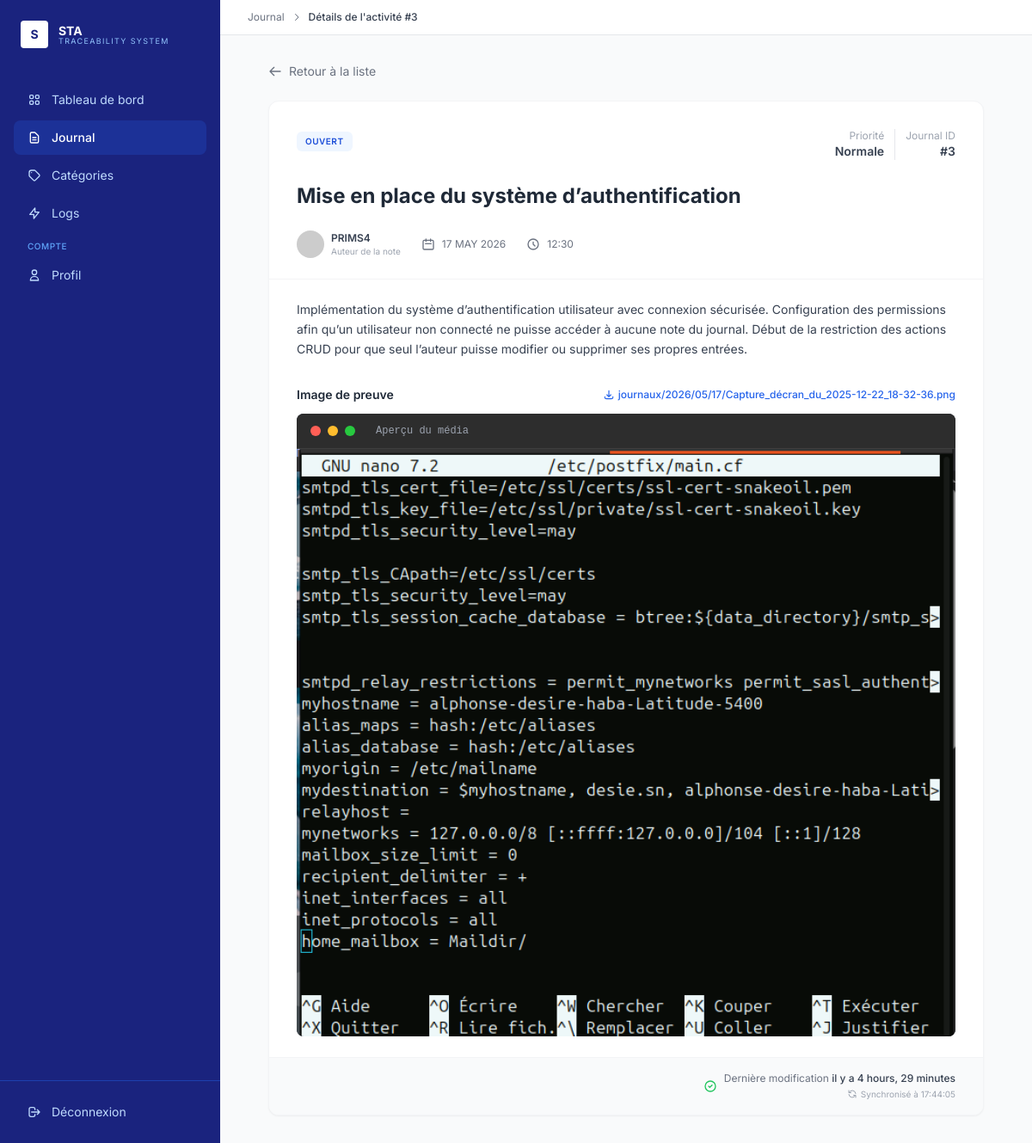
Page /journal/3/ (signed in) on the earlier database version.
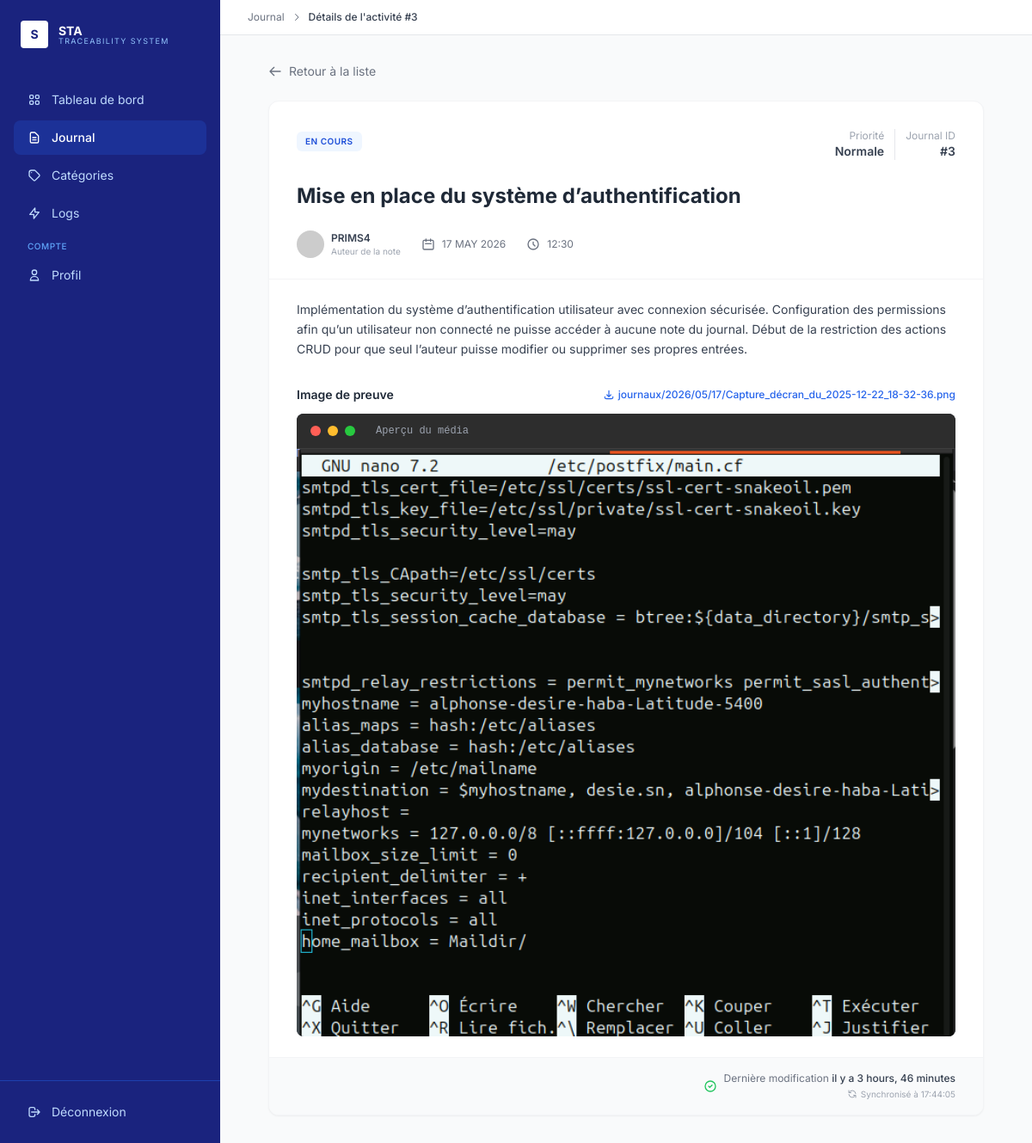
Same page on the later database version.
### app/models.py (models this page shows, shortened)
class Journal(models.Model):
    PRIORITY_CHOICES = [
        ('basse', 'Basse'),
        ('normale', 'Normale'),
        ('haute', 'Haute'),
    ]
    STATUT_CHOICES = [
        ('ouvert', 'Ouvert'),
        ('en_cours', 'En cours'),
        ('resolu', 'Résolu / Terminé'),
    ]
    titre = models.CharField(max_length=200, verbose_name="Titre de l'activité")
    contenu = models.TextField(verbose_name="Description détaillée")
    image = models.ImageField(upload_to='journaux/%Y/%m/%d/', blank=True, null=True, verbose_name="Image de preuve")
    priorite = models.CharField(max_length=10, choices=PRIORITY_CHOICES, default='normale')
    statut = models.CharField(max_length=15, choices=STATUT_CHOICES, default='ouvert')
    categorie = models.ForeignKey(Categorie, on_delete=models.SET_NULL, null=True, blank=True, related_name='journaux', verbose_name="Catégorie")
    auteur = models.ForeignKey(User, on_delete=models.CASCADE, related_name='journaux')
    date_creation = models.DateTimeField(auto_now_add=True, verbose_name="Créé le")
    date_modification = models.DateTimeField(auto_now=True, verbose_name="Modifié le")
    class Meta:
        ordering = ['-date_creation']
        verbose_name = "Entrée de journal"
        verbose_name_plural = "Entrées de journal"

### app/views.py (the view)
# urls.py: path("journal/<int:pk>/", JournalDetailView.as_view(), name="journal_detail"),
class JournalDetailView(LoginRequiredMixin, generic.DetailView):
    model = Journal
    template_name = "details.html"
    context_object_name = "journal"

### app/templates/details.html (shortened to what the changed rows need)
<!DOCTYPE html>
<html lang="fr">
<head>
    <script src="https://cdn.tailwindcss.com"></script>
</head>
<body class="bg-gray-50 flex min-h-screen">
    <main class="flex-1 ml-64">
        <div class="bg-white border-b border-gray-200 px-8 py-3 flex items-center justify-between">
            <div class="flex items-center gap-2 text-xs text-gray-500">
                <span>Journal</span>
                <svg xmlns="http://www.w3.org/2000/svg" class="h-3 w-3" fill="none" viewBox="0 0 24 24" stroke="currentColor">
                    <path stroke-linecap="round" stroke-linejoin="round" stroke-width="2" d="M9 5l7 7-7 7" />
                </svg>
                <span class="text-gray-700 font-medium">Détails de l'activité #{{ journal.id }}</span>
            </div>
        </div>
        <div class="max-w-4xl mx-auto p-8">
            <div class="bg-white rounded-xl border border-gray-100 shadow-sm overflow-hidden">
                <div class="px-8 pt-8 pb-6">
                    <div class="flex items-start justify-between mb-6">
                        <div>
                            <span class="inline-flex items-center px-2.5 py-1 rounded-md bg-blue-50 text-blue-700 text-[10px] font-semibold uppercase tracking-wider mb-3">
                                {{ journal.get_statut_display }}
                            </span>
                        </div>
                        <div class="flex items-center gap-3">
                            <div class="text-right">
                                <div class="text-xs text-gray-400">Priorité</div>
                                <div class="text-sm font-semibold text-gray-700">{{ journal.get_priorite_display }}</div>
                            </div>
                            <div class="text-right border-l border-gray-200 pl-3">
                                <div class="text-xs text-gray-400">Journal ID</div>
                                <div class="text-sm font-semibold text-gray-700">#{{ journal.id }}</div>
                            </div>
                        </div>
                    </div>
                    <h1 class="text-2xl font-bold text-gray-800 mb-6">{{ journal.titre }}</h1>
                    <div class="flex items-center gap-6">
                        <div class="flex items-center gap-2">
                            <img src="https://ui-avatars.com/api/?name={{ journal.auteur.username }}&background=random" alt="{{ journal.auteur.username }}" class="w-8 h-8 rounded-full">
                            <div>
                                <div class="text-xs font-semibold text-gray-700">{{ journal.auteur.username|upper }}</div>
                                <div class="text-[10px] text-gray-400">Auteur de la note</div>
                            </div>
                        </div>
                        <div class="flex items-center gap-2 text-xs text-gray-500">
                            <svg xmlns="http://www.w3.org/2000/svg" class="h-4 w-4" fill="none" viewBox="0 0 24 24" stroke="currentColor">
                                <path stroke-linecap="round" stroke-linejoin="round" stroke-width="2" d="M8 7V3m8 4V3m-9 8h10M5 21h14a2 2 0 002-2V7a2 2 0 00-2-2H5a2 2 0 00-2 2v12a2 2 0 002 2z" />
                            </svg>
                            {{ journal.date_creation|date:"d F Y"|upper }}
                        </div>
                        <div class="flex items-center gap-2 text-xs text-gray-500">
                            <svg xmlns="http://www.w3.org/2000/svg" class="h-4 w-4" fill="none" viewBox="0 0 24 24" stroke="currentColor">
                                <path stroke-linecap="round" stroke-linejoin="round" stroke-width="2" d="M12 8v4l3 3m6-3a9 9 0 11-18 0 9 9 0 0118 0z" />
                            </svg>
                            {{ journal.date_creation|date:"H:i" }}
                        </div>
                    </div>
                </div>
                <div class="px-8 py-6">
                    <div class="space-y-6 text-sm text-gray-700 leading-relaxed">
                        {{ journal.contenu|linebreaks }}
                    </div>
                    {% if journal.image %}
                    <div class="mt-8">
                        <div class="flex items-center justify-between mb-3">
                            <h3 class="text-sm font-semibold text-gray-800">Image de preuve</h3>
                            <a href="{{ journal.image.url }}" target="_blank" class="text-xs text-blue-600 hover:text-blue-700 font-medium flex items-center gap-1">
                                <svg xmlns="http://www.w3.org/2000/svg" class="h-3.5 w-3.5" fill="none" viewBox="0 0 24 24" stroke="currentColor">
                                    <path stroke-linecap="round" stroke-linejoin="round" stroke-width="2" d="M4 16v1a3 3 0 003 3h10a3 3 0 003-3v-1m-4-4l-4 4m0 0l-4-4m4 4V4" />
                                </svg>
                                {{ journal.image.name }}
                            </a>
                        </div>
                        <div class="bg-gray-900 rounded-lg overflow-hidden">
                            <div class="flex items-center gap-2 px-4 py-3 bg-[#2d2d2d] border-b border-[#3e3e3e]">
                                <div class="w-3 h-3 rounded-full bg-[#ff5f56]"></div>
                                <div class="w-3 h-3 rounded-full bg-[#ffbd2e]"></div>
                                <div class="w-3 h-3 rounded-full bg-[#27c93f]"></div>
                                <span class="ml-4 text-xs text-gray-400 font-mono">Aperçu du média</span>
                            </div>
                            <img src="{{ journal.image.url }}" class="w-full h-auto" alt="Preuve">
                        </div>
                    </div>
                    {% endif %}
                </div>
                <div class="px-8 py-4 bg-gray-50 border-t border-gray-100 flex items-center justify-between">
                    <div class="flex items-center gap-2 text-xs text-gray-500">
                        <div class="flex flex-col items-end">
                            <span>Dernière modification <span class="font-medium text-gray-700">il y a {{ journal.date_modification|timesince }}</span></span>
                        </div>
                    </div>
                </div>
            </div>
        </div>
    </main>
</body>
</html>

Differences in the rows shown:
changed Journal "Mise en place du système d’authentification": statut "OUVERT" → "EN COURS"; date_modification "4 hours, 29 minutes" → "3 hours, 46 minutes"
